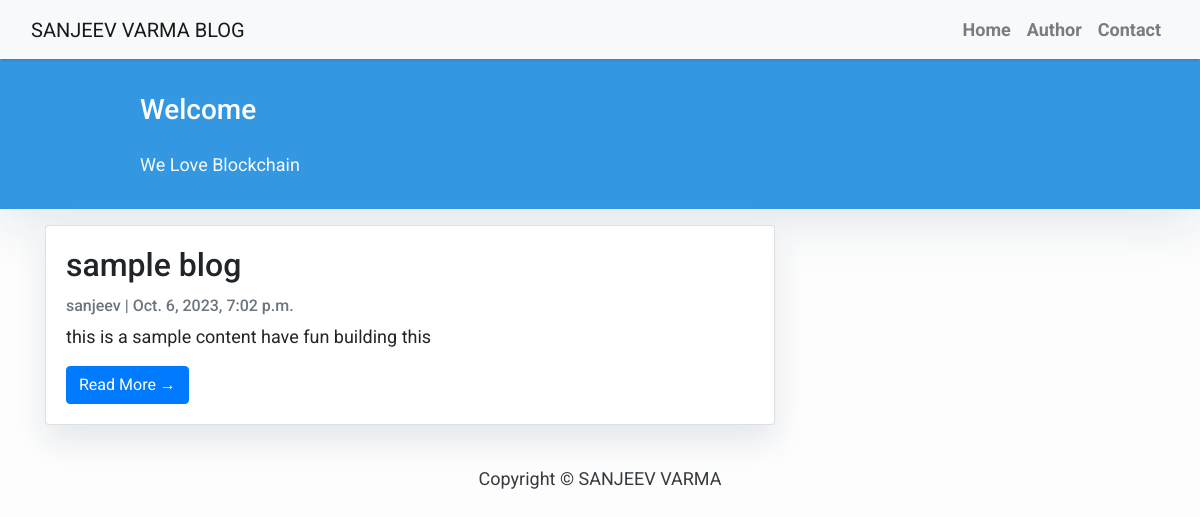
Before: / with the older database file.
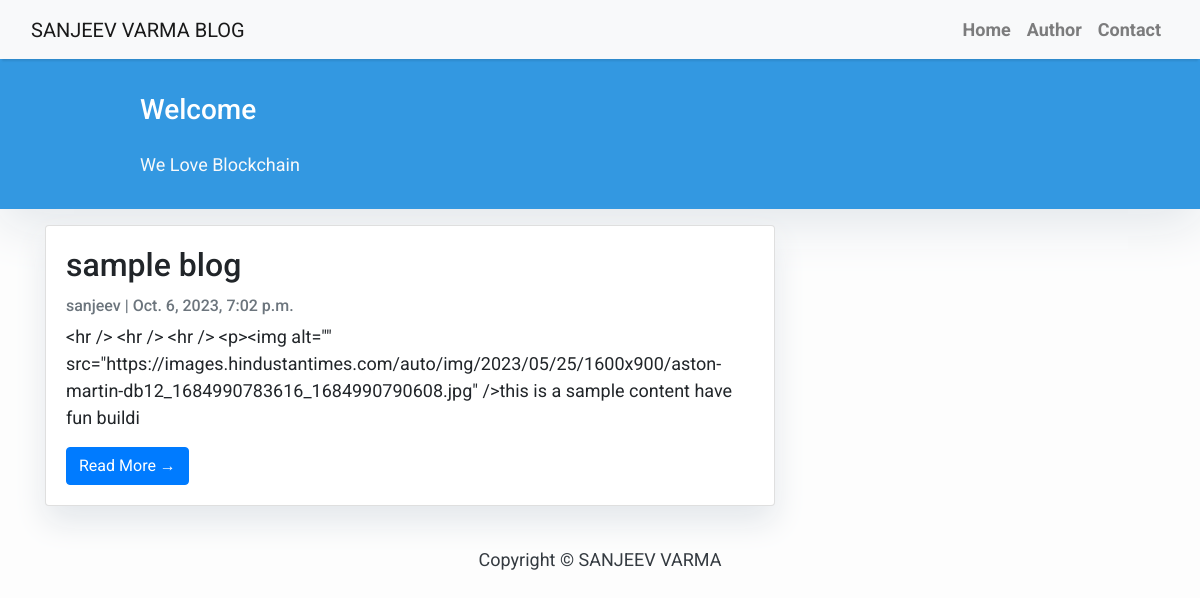
After: the same page with the newer database file.
### blog/models.py (models this page shows, shortened)
class Post(models.Model):
    title = models.CharField(max_length=100, unique=True)
    slug = models.SlugField(max_length=100, unique=True)
    author = models.ForeignKey(User, on_delete=models.CASCADE,related_name='blog_posts')
    updated_on  = models.DateTimeField(auto_now = True)
    content = RichTextField(blank=True, null=True)
    created_on = models.DateTimeField(auto_now_add=True)
    status = models.IntegerField(choices=STATUS, default=0)
    class Meta:
        ordering = ['-created_on']

### blog/views.py (the view)
# urls.py: path('', views.PostList.as_view(), name='home'),
class PostList(generic.ListView):
    queryset = Post.objects.filter(status=1).order_by('-created_on')
    template_name = 'index.html'

### blog/templates/index.html (shortened to what this page needs)
{% extends "base.html" %}
{% block content %}
<header class="masthead">
    <div class="container">
        <div class="row">
            <div class=" col-md-8 col-md-10 mx-auto">
                <div class="site-heading">
                    <h3 class=" site-heading my-4 mt-3 text-white"> Welcome  </h3>
                    <p class="text-light">We Love Blockchain &nbsp
                    </p>
                </div>
            </div>
        </div>
    </div>
</header>
<div class="container">
    <div class="row">
        <div class="col-md-8 mt-3 left">
            {%for post in post_list%}
            <div class="card mb-4">
                <div class="card-body">
                    <h2 class="card-title">{{ post.title }}</h2>
                    <p class="card-text text-muted h6">{{post.author}} | {{post.created_on}}</p>
                    <p class="card-text">{{post.content|slice:":200"}}</p>
                    <a href="{% url 'post_detail' post.slug  %}" class="btn btn-primary">Read More &rarr;</a>
                </div>
            </div>
            {% endfor %}
        </div>
    </div>
</div>
{%endblock%}

Changed rows visible on the page:
changed Post "sample blog": content "this is a sample content have fun building this" → "<hr /> <hr /> <hr /> <p><img alt=\"\" src=\"https://images.hindustantimes.com/auto/img/2023/05/25/1600x900/aston-martin-db12_1684990783616_1684990790608.jpg\" />this is a sample content have fun buildi"
